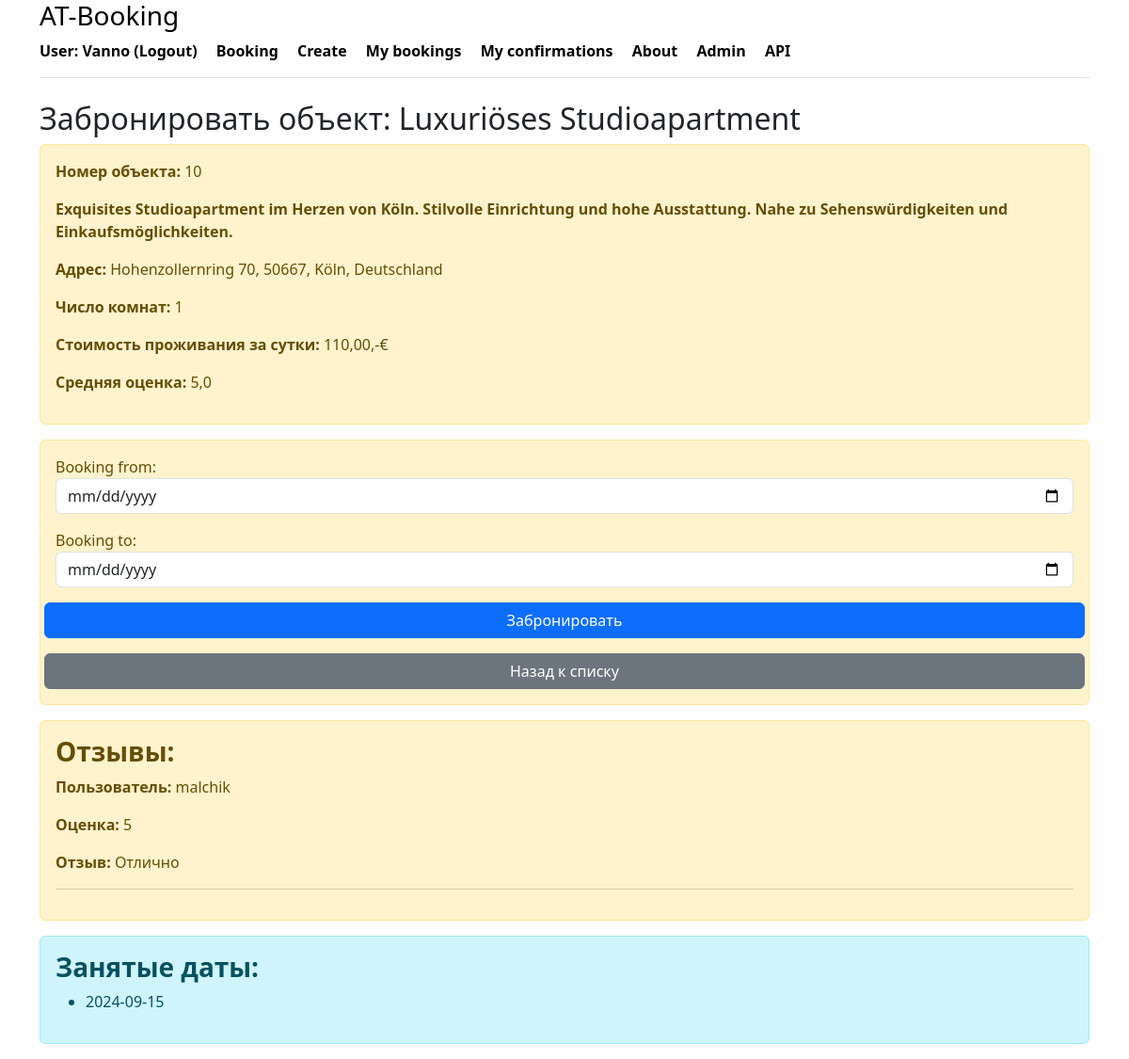
The page /booking/create/10/ (signed in) on the database as committed earlier.
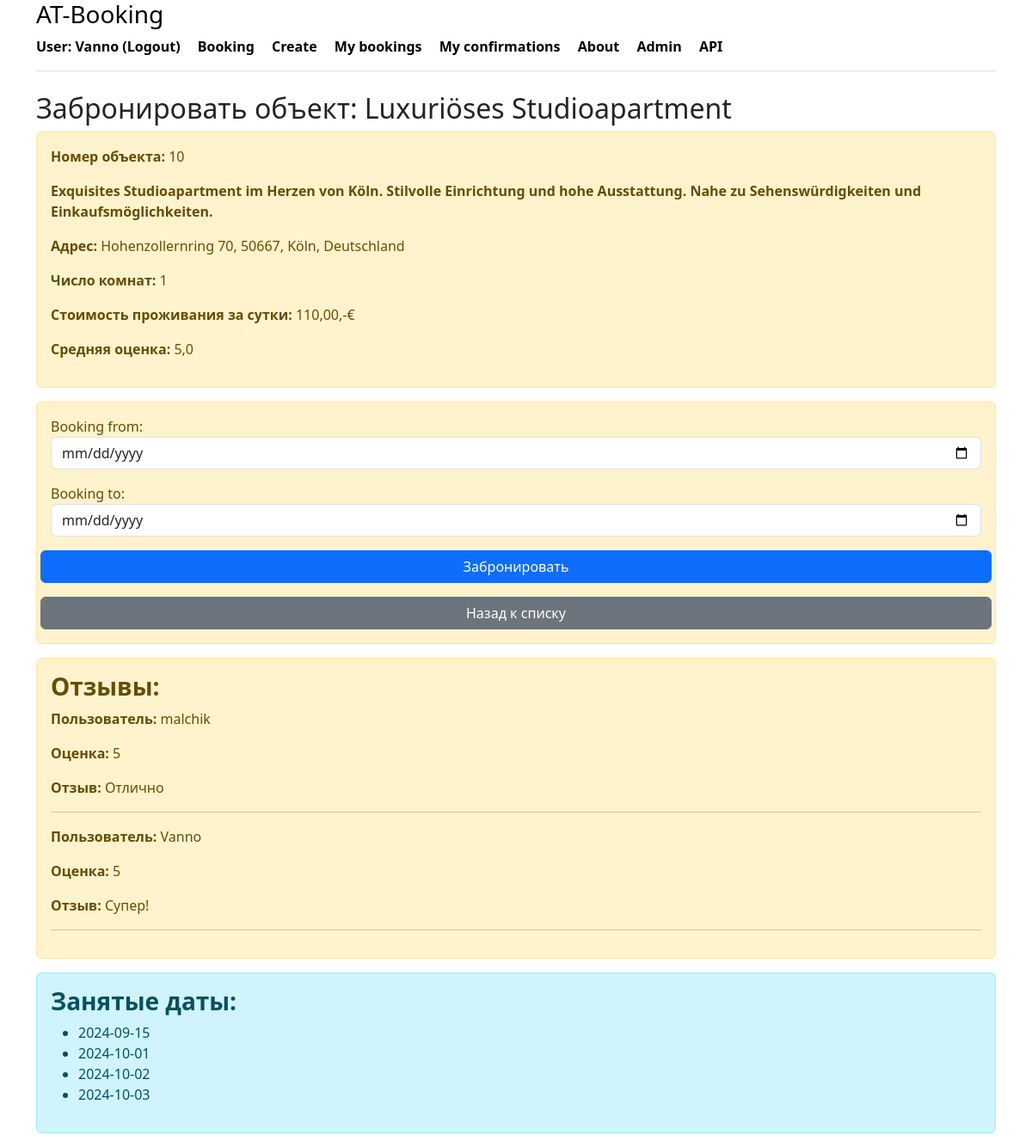
The same page on the database as committed later.
### booking/models.py (models this page shows, shortened)
class Review(models.Model):
    rating = models.IntegerField(_('Rating'))
    text = models.TextField(_('Review'))
    created_at = models.DateTimeField(auto_now_add=True)
    owner = models.ForeignKey(User, on_delete=models.CASCADE, related_name='reviews')
    housing = models.ForeignKey(Housing, on_delete=models.CASCADE, related_name='reviews')
    class Meta:
        verbose_name_plural = _('reviews')
        verbose_name = _('review')

### booking/views.py (the view)
# urls.py: path('booking/create/<int:housing_id>/', create_booking, name='create_booking'),
@login_required
def create_booking(request, housing_id):
    housing = get_object_or_404(Housing, pk=housing_id)
    if request.user == housing.owner:
        messages.error(request, 'Вы не можете забронировать свой собственный объект.')
        return redirect('message')  # Перенаправляем на страницу списка объектов
    reviews = Review.objects.filter(housing=housing).order_by('owner_id')
    bookings = Booking.objects.filter(housing=housing)
    occupied_dates = []
    for booking in bookings:
        start_date = booking.date_from
        end_date = booking.date_to
        current_date = start_date
        while current_date <= end_date:
            occupied_dates.append(format(current_date, 'Y-m-d'))
            current_date += timedelta(days=1)
    if request.method == 'POST':
        form = BookingForm(request.POST)
        if form.is_valid():
            booking = form.save(commit=False)
            booking.owner = request.user  # Устанавливаем владельца бронирования
            booking.housing = housing  # Устанавливаем жилье для бронирования
            date_from = form.cleaned_data['date_from']
            date_to = form.cleaned_data['date_to']
            if date_from < now().date() or date_to < now().date():
                messages.error(request, 'Выбранные даты не могут быть в прошлом. Пожалуйста, выберите другие даты.')
                return render(request, 'booking/create_booking.html', {
                    'form': form,
                    'housing': housing
                })
            if date_from > date_to:
                messages.error(request, 'Дата начала не может быть позже даты окончания.')
                return render(request, 'booking/create_booking.html', {
                    'form': form,
                    'housing': housing
                })
            overlapping_bookings = Booking.objects.filter(
                housing=housing,
                status__in=[Booking.BookingStatus.CONFIRMED, Booking.BookingStatus.PENDING]
            ).filter(
                Q(date_from__lte=date_to, date_to__gte=date_from)
            )
            if overlapping_bookings.exists():
                messages.error(request, 'На выбранные даты объект уже забронирован. Пожалуйста, выберите другие даты.')
                return render(request, 'booking/create_booking.html', {
                    'form': form,
                    'housing': housing
                })
            booking.save()
            messages.success(request, 'Бронирование успешно создано и ожидает подтверждения!')
            return redirect('my_bookings')  # Перенаправляем на страницу бронирования
    else:
        form = BookingForm()
    return render(request, 'booking/create_booking.html', {
        'form': form,
        'housing': housing,
        'reviews': reviews,
        'occupied_dates': occupied_dates,
    })

### booking/forms.py (shortened to what this page needs)
class BookingForm(forms.ModelForm):
    class Meta:
        model = Booking
        fields = ['date_from', 'date_to'] # Поля, заполняемые пользователем
        widgets = {
            'date_from': forms.DateInput(attrs={'type': 'date', 'class': 'form-control'}),
            'date_to': forms.DateInput(attrs={'type': 'date', 'class': 'form-control'}),
        }

### booking/models.py (called while the page is built)
    def get_average_rating(self):
        avg_rating = self.reviews.aggregate(Avg('rating')).get('rating__avg')
        return avg_rating if avg_rating is not None else 0  # Возвращаем 0, если нет отзывов

### booking/templates/booking/create_booking.html (shortened to what this page needs)
{% extends 'booking/base.html' %}
{% block content %}
    <h2>Забронировать объект: {{ housing.name }}</h2>
    <div class="alert alert-warning mt-2">
        <p><strong>Номер объекта:</strong> {{ housing.id }}</p>
                 <p><strong>{{ housing.description }}</strong></p>
                 <p><strong>Адрес:</strong> {{ housing.street }} {{ housing.house_number }}, {{ housing.post_code }}, {{ housing.city }}, {{ housing.country }}</p>
                 <p><strong>Число комнат:</strong> {{ housing.rooms }}</p>
                 <p><strong>Стоимость проживания за сутки:</strong> {{ housing.price }},-€</p>
                <p><strong>Средняя оценка:</strong> {{ housing.get_average_rating }}</p>
    </div>
    <div class="alert alert-warning mt-2">
        <form method="post">
            {{ form.as_p }}
             <div class="row">
                <button type="submit" class="btn btn-primary">Забронировать</button>
             </div>
        </form>
     <div class="row">
        <a href="{% url 'housing_list' %}" class="btn btn-secondary mt-3">Назад к списку</a>
     </div>
    </div>
     <div class="alert alert-warning mt-2">
        <h3><strong>Отзывы:</strong></h3>
        {% if reviews %}
            {% for el in reviews %}
                <p><strong>Пользователь:</strong> {{ el.owner.username }}</p>
                <p><strong>Оценка:</strong> {{ el.rating }}</p>
                <p><strong>Отзыв:</strong> {{ el.text }}</p>
                <hr>
            {% endfor %}
        {% else %}
            <p>Отзывов пока еще нет, вы можете оставить первый. Для этого Вам нужно забронировать объект и дождаться подтверждения бронирования владельцем объекта.</p>
        {% endif %}
    </div>
    <div class="alert alert-info mt-2">
        <h3><strong>Занятые даты:</strong></h3>
        <ul>
            {% for date in occupied_dates %}
                <li class="occupied-date">{{ date }}</li>
            {% empty %}
                <p>Нет занятых дат.</p>
            {% endfor %}
        </ul>
    </div>
{% endblock %}

Rows that differ between the two databases and show on the page:
added Review: owner.username "Vanno", rating "5", text "Супер!"
Other text that changed with them:
new list line: "2024-10-01"
new list line: "2024-10-02"
new list line: "2024-10-03"
